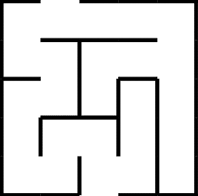
#> input picture test1.png, 198 x 196 px
$ jupyter execute img2array.ipynb
#> lines starting #> are read from the running program, lines starting #| are printed output that depends on the picture; after the words box and inside, x2 and y2 are one past the last pixel; in counts of white or black regions, pixels touching at a corner belong together
## Convert image to binary array, add padding find start and goal coordinates

[cell 1]
# import the required packages
from PIL import Image
import numpy as np

# convert the maze image to grayscale
image = Image.open('test1.png').convert('L')
#> image is the input picture: PIL image 198x196 L; min 0, max 255, mean 223.3
w, h = image.size # get the dimenssions
#> w = 198; h = 196

# resize every image to a fixed shape
#image = image.resize((100,100))

# set all white pixels to 1 and black to 0
binary = image.point(lambda p: p > 128 and True)  # 0 is blocked and 1 is unblocked
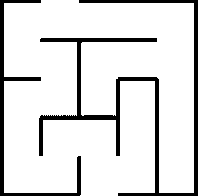
#> binary: PIL image 198x196 L; values 0 (black) and 1 (white), 87.2% white; 2 black regions, box (x1, y1, x2, y2) and area: (39, 0, 198, 196) 3534, (0, 0, 81, 196) 1420

# Resize the binary so that we can reduce lot of 0's and 1's to traverse - this value is hardcoded for now
# we need to figure out a way to set w,h value without lossing information
# binary = binary.resize((500,800),Image.NEAREST)
w, h = binary.size
# converting image to numpy array
nim = np.array(binary)
# Padding for neighbors
nim= np.pad(nim, pad_width=5, mode='constant', constant_values=0)
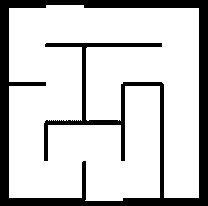
#> nim: shape (206, 208); values 0 (black) and 1 (white), 79% white; 1 black region, box (x1, y1, x2, y2) and area: (0, 0, 208, 206) 8994
# To identify which has the opening and closing
points = [nim[5],nim[h+4],nim[:,5],nim[:,w+4]]
# points = [nim[0],nim[h-1],nim[:,0],nim[:,w-1]]
res=[]
point =0
i=0
for i in range(len(points)):
    count=0
    if(len(res)<2):
        point= np.sum(points[i])
        if(point!=0):
            if(i<=1):
                for j in range(len(points[i])):
                    if(i==0):
                        k=5
                    if(i==1):
                        k=h+4
                    if(nim[k][j]==0):
                        continue
                    if(nim[k][j]==1):
                        count+=1
                        if(count==int(point/2)):
                            res.append((k,j))
                            break
            else:
                for j in range(len(points[i])):
                    if(i==2):
                        k=5
                    if(i==3):
                        k=w+4
                    if(nim[j][k]==0):
                        continue
                    if(nim[j][k]==1):
                        count+=1
                        if(count==point/2):
                            res.append((j,k))

    else:
        break
#> this loop made 3 passes
#> point on passes 1 to 2: 38, 38
#> after the loop, res = [(5, 64), (200, 103)]
# Start and Stop
start=res[0]
#> start = (5, 64)
goal=res[1]
#> goal = (200, 103)

# [18 lines of commented-out code are left out]

## Information is lost for a complex maze

[cell 2]
# [31 lines of commented-out code are left out]

[cell 3]
import sys
from PIL import Image
import numpy
import cv2

def AStar(start, goal, neighbor_nodes, distance, cost_estimate):
#> called with start = (5, 64), goal = (200, 103)
    def reconstruct_path(came_from, current_node):
        path = []
        while current_node is not None:
            path.append(current_node)
            current_node = came_from[current_node]
        return list(reversed(path))

    g_score = {start: 0}
#> g_score = {(5, 64): 0}
    f_score = {start: g_score[start] + cost_estimate(start, goal)}
#> f_score = {(5, 64): 39546}
    openset = {start}
#> openset = 1 item
    closedset = set()
    came_from = {start: None}

    while openset:
        current = min(openset, key=lambda x: f_score[x])
        if current == goal:
            return reconstruct_path(came_from, goal)
        openset.remove(current)
        closedset.add(current)
        for neighbor in neighbor_nodes(current):
            if neighbor in closedset:
                continue
            if neighbor not in openset:
                openset.add(neighbor)
            tentative_g_score = g_score[current] + distance(current, neighbor)
            if tentative_g_score >= g_score.get(neighbor, float('inf')):
                continue
            came_from[neighbor] = current
            g_score[neighbor] = tentative_g_score
            f_score[neighbor] = tentative_g_score + cost_estimate(neighbor, goal)
#> this loop made 2102 passes
#> current on passes 1 to 3: (5, 64), (6, 64), (7, 64)
    return []


def is_blocked(p):
    x,y = p
    pixel = nim[x,y]
    if (pixel == 0):
        return True

def von_neumann_neighbors(p):
    x, y = p
    neighbors = [(x-1, y), (x, y-1), (x+1, y), (x, y+1)]
    return [p for p in neighbors if not is_blocked(p)]

def manhattan(p1, p2):
    return abs(p1[0]-p2[0]) + abs(p1[1]-p2[1])

def squared_euclidean(p1, p2):
    return (p1[0]-p2[0])**2 + (p1[1]-p2[1])**2

#3
# start = (400, 984)
# goal = (398, 25)

#2
# start = (872, 1296)
# goal = (638, 4)


# invoke: python mazesolver.py <mazefile> <outputfile>[.jpg|.png|etc.]

distance = squared_euclidean
heuristic = squared_euclidean

# 9 path is the solution path i dont know why there is another path in between should try different algo for path maybe.
path = AStar(start, goal, von_neumann_neighbors, distance, heuristic)
for position in path:
    x,y = position
    nim[x,y] = 9
#> this loop made 313 passes
#> position on passes 1 to 3: (5, 64), (6, 64), (7, 64)
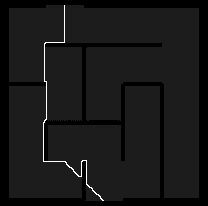
#> nim: shape (206, 208); 0.73% of pixels changed, all inside (x1, y1, x2, y2) = (43, 5, 104, 201); drawn with min black and max white
result = numpy.zeros([h+4,w+4,3])
for r in range(5,h+4):
    for c in range(5,w+4):
        i=1
        j=1
        if nim[r,c] == 0:
            result[r,c,:] = (0,0,0)
        elif nim[r,c] == 9:
            result[r,c,:] = (0,255,0)
#             while(nim[r,c+i] == 1 and i<=5 and c+i<w):
#                 result[r,c,:] = (0,255,0)
#                 nim[r,c+i] =2
#                 i=i+1
#             while(nim[r,c-i] == 1 and 10-i>=0 and c-i>w):
#                 result[r,c-i,:] = (0,255,0)
#                 nim[r,c-i] = 2
#                 i=i+1
#             while(nim[r+j,c] == 1 and 10-j>=0 and c-j>h):
#                 result[r+j,c,:] = (0,255,0)
#                 nim[r+j,c] = 2
#                 j=j+1
#             while(nim[r-j,c] == 1 and 10-j>=0 and c-j>h):
#                 result[r-j,c,:] = (0,255,0)
#                 nim[r-j,c] = 2
#                 j=j+1
        elif nim[r,c] == 1:
            result[r,c,:] = (255,255,255)
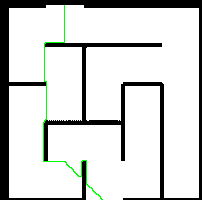
#> result: shape (200, 202, 3) float64; mean of channels 0, 1, 2 211.5, 213.4, 211.5; drawn as R, G, B

# [8 lines of commented-out code are left out]

[cell 4]
import cv2
cv2.imwrite("result.jpg", result)
#> Out = True

$ run again, with test6.png copied over test1.png
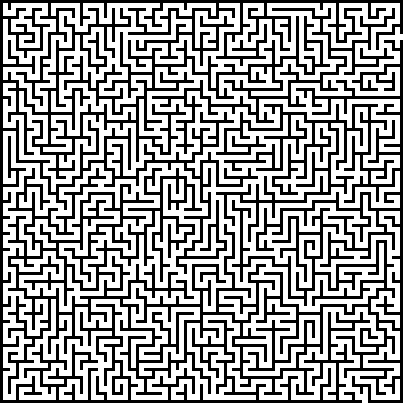
#> input picture test6.png, 403 x 403 px
#> image: PIL image 403x403 L; 62.1% white; 2 black regions, box (x1, y1, x2, y2) and area: (8, 40, 403, 403) 31701, (0, 0, 403, 403) 29847
#> the loop `for i in range(len(points)):` made 4 passes
#> point on passes 1 to 4: 0, 6, 0, 6
#> after the loop `for i in range(len(points)):`: res = [(407, 369), (41, 407)]
#> start = (407, 369)
#> goal = (41, 407)
#> g_score = {(407, 369): 0}
#> f_score = {(407, 369): 135400}
#> openset = 1 item
#> the loop in AStar, `while openset:` made 28895 passes
#> current on passes 1 to 3: (407, 369), (406, 369), (405, 369)
#> the loop `for position in path:` made 3193 passes
#> position on passes 1 to 3: (407, 369), (406, 369), (405, 369)
#> after the loop `for position in path:`:
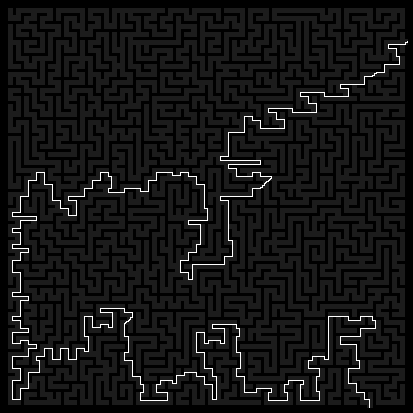
#> nim: shape (413, 413); min 0, max 9, mean 0.741; drawn with min black and max white
#> after the loop `for r in range(5,h+4):`:
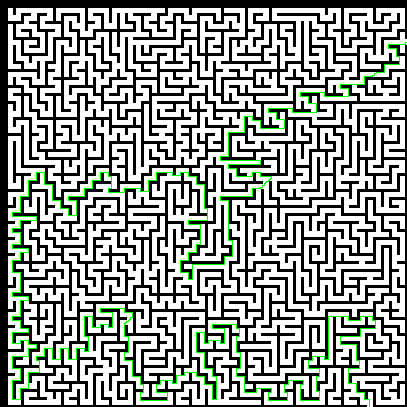
#> result: shape (407, 407, 3) float64; mean of channels 0, 1, 2 150.3, 155.2, 150.3; drawn as R, G, B
